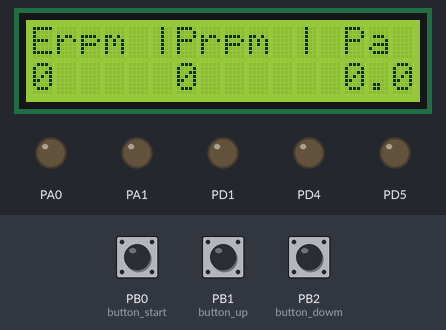
Bench run of a program on a simulated ATmega16, built with avr-gcc and emulated at 8 MHz. Shown: 16×2 character LCD, output pins drawn as LEDs (lit = HIGH). Wiring (inferred from the names in the program): character LCD (HD44780): RS PA2; E PA3; data PA4, PA5, PA6, PA7. The test bench sets the inputs (shaded band); at power-on: PB0 (button_start) HIGH, PB1 (button_up) HIGH, PB2 (button_dowm) HIGH. Pins used as bus, display or sensor lines are not drawn.

Above: at 1.2 s.
1.3 s: PB0 (button_start) pulled LOW for 0.15 s
At 2.2 s:
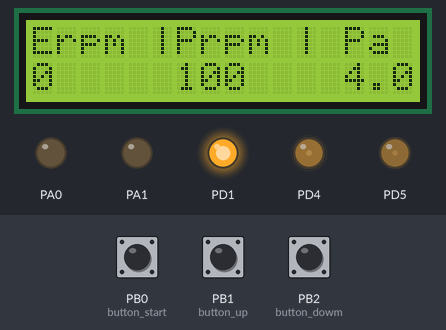
3.0 s: PB1 (button_up) pulled LOW for 0.15 s
At 4.3 s:
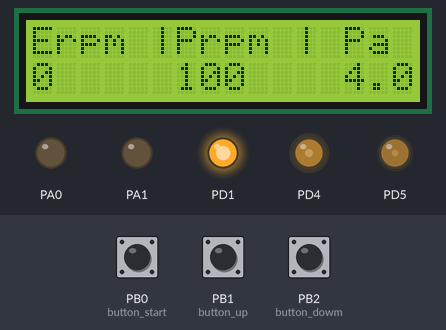
4.6 s: PB1 (button_up) pulled LOW for 1 s
At 6.8 s:
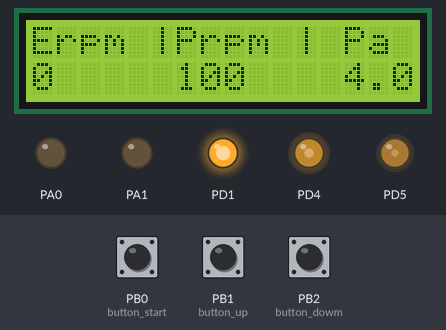
7.1 s: PB1 (button_up) pulled LOW for 0.15 s
At 7.7 s:
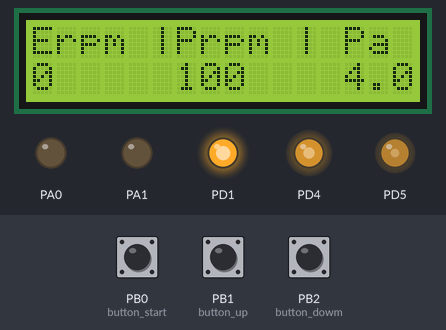
8.7 s: PB1 (button_up) pulled LOW for 3.2 s
At 13.0 s:
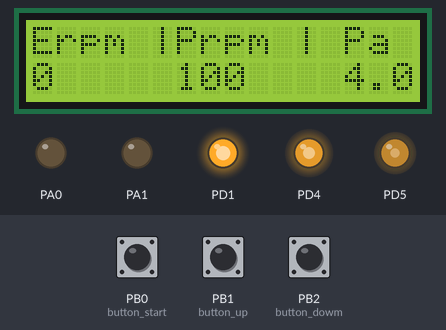
13.4 s: PB0 (button_start) pulled LOW for 1 s
At 14.9 s:
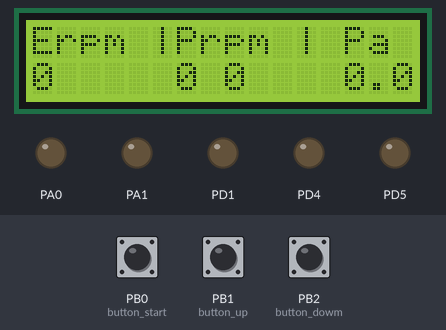
Timing chart, 0 to 16.4 s (numbered marks = the images above; inputs shaded):
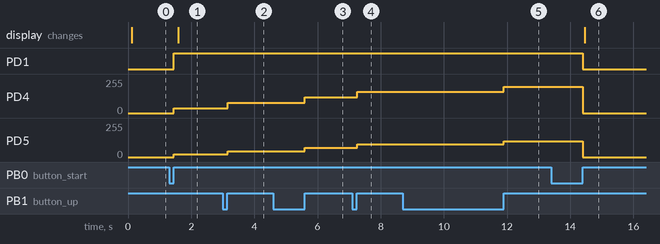

Measured:
- after the input at 1.3 s, PD1: LOW → HIGH after 0.15 s; PD4: 0/255 → 37/255 after 0.15 s; PD5: 0/255 → 20/255 after 0.15 s; the display: changes after 0.28 s (image 1)
- after the input at 3.0 s, PD4: 37/255 → 78/255 after 0.15 s; PD5: 20/255 → 45/255 after 0.15 s
- after the input at 4.6 s, PD4: 78/255 → 118/255 after 1.0 s; PD5: 45/255 → 69/255 after 1.0 s
- after the input at 7.1 s, PD4: 118/255 → 159/255 after 0.15 s; PD5: 69/255 → 94/255 after 0.15 s
- after the input at 8.7 s, PD4: 159/255 → 196/255 after 3.2 s; PD5: 94/255 → 118/255 after 3.2 s
- after the input at 13.4 s, PD1: HIGH → LOW after 1.0 s; PD4: 196/255 → 0/255 after 1.0 s; PD5: 118/255 → 0/255 after 1.0 s; the display: changes after 1.1 s (image 6)

The program:

main.c
```c
#define F_CPU 8000000UL
#include "main.h"
#include "stdio.h"
#include <avr/io.h>
#include <util/delay.h>
#include <avr/sfr_defs.h>
#include <avr/interrupt.h>
#include <math.h>
#include <stdbool.h>


unsigned long encoder = 0;
unsigned int PWM1 = 0;
unsigned int PWM2 = 0;
unsigned int CountT2 = 0, CountT0 = 0, Count_bt = 0;
unsigned int Temp1 = 1500;
unsigned int Temp2 = 2500;
char lcd[10];


// gia tri khoi diem
unsigned int V_init = 10;
unsigned int Prpm_init = 100;
float Pump_init = 5;
float P_init = 0;
unsigned int Gpm_lcd;
//
volatile float V = 0; // the tich cua bo dieu ap
unsigned int Rpm_new = 0; // toc do quay cua dong co tren giay
unsigned int  Rpm_cu = 0 ;
unsigned int  Rpm_tmp = 0 ;
unsigned int  Count_tmp = 0 ;
unsigned int  Erpm_new; // toc do quay cua dong co (extended rpm)
unsigned int  Erpm_old;
unsigned int Prpm = 0; // toc do quay cua may bom tren phut
bool direct;
volatile float Gpm; // luu luong tieu thu ga tren phut
volatile float Pump = 0.0; // luu luong bom ga tren phut
volatile float P = 0.0; // ap suat trong bo dieu ap
// he so tang giam

unsigned int Pump_rpc = 30;
unsigned int Pump_slc = 15;


void display_label(){
	LCD_Init();
	LCD_Clear();
	// hien thi len man hinh lcd
	LCD_String_xy(0, 0, "Erpm |");
	LCD_String_xy(0, 6, "Prpm |");
	LCD_String_xy(0, 13, "Pa |");
}

int rpm2erpm(unsigned int rpm)
{
	return (rpm * 3.6 * 2);
}
void Calculate_Gpm()
{
	if((Rpm_tmp != Rpm_new))
	{
		if (Rpm_new > 1)
		{
			Erpm_new = rpm2erpm(Rpm_new);
			Erpm_old = rpm2erpm(Rpm_cu);
			Gpm = (Gpm *Erpm_new) / (Erpm_old);
		}

	}

	Rpm_tmp = Rpm_new;
	Gpm_lcd = Gpm ;
	_delay_ms(3);
}

void pressure_balance()
{
	V += Pump;
	V -= Gpm;
	P = (P_init * V) / V_init; // ap suat moi thu duoc tinh theo cong thuc


	sprintf(lcd,"%d ",Erpm_new);
	LCD_String_xy(1, 0, lcd);

	sprintf(lcd,"%d ",Prpm);
	LCD_String_xy(1, 6, lcd);

	sprintf(lcd,"%2.1f ", P);
	LCD_String_xy(1, 13, lcd);

	//dieu chinh toc do bom sao cho dat yeu cau ve ap suat
	if (P < (P_init - 0.2)){   // 0.2 la nguong/phuong sai
		direct = false;
		Prpm += Pump_rpc;
		Pump = Prpm / 20;
	}
	if (P > (P_init + 0.2)){
		direct = true;
		Prpm -= Pump_rpc;
		// Pump -= (Pump_init/Prpm_init*Pump_rpc);
		Pump = Prpm / 20;
	}
	if (P == P_init){
		//
	}
	else{
		if (direct == false){
			Prpm += Pump_slc;
			// Pump -= (Pump_init/Prpm_init*Pump_slc);
			Pump = Prpm / 20;
		}
		else{
			Prpm -= Pump_slc;
			// Pump += (Pump_init/Prpm_init*Pump_slc);
			Pump = Prpm / 20;
		}
	}
}

int main(void)
{
	// Port LCD
	DDRA  |= (1<<PA7) | (1<<PA6) | (1<<PA5) | (1<<PA4) | (1<<PA3) | (1<<PA2) | (0<<PA1) | (0<<PA0);
	PORTA |= (0<<PA7) | (0<<PA6) | (0<<PA5) | (0<<PA4) | (0<<PA3) | (0<<PA2) | (0<<PA1) | (0<<PA0);

	// Port Button
	DDRB = 0x00; // PORTB là đầu ra
	PORTB = 0x00;

	// Port Motor DC
	DDRD |= (0<<PD7) | (0<<PD6) | (1<<PD5) | (1<<PD4) | (0<<PD3) | (0<<PD2) | (1<<PD1) | (0<<PD0);
	PORTD = 0x00;

	// Khai báo timer 0 mode normal chia 64 đếm 1ms
	TCCR0 = (1<<CS02) | (0<<CS01) | (1<<CS00);
	TCNT0 = 99;

	// Khai báo timer2 mode normal chia 64 đếm 1ms
	TCCR2 = (1<<CS22) | (0<<CS21) | (0<<CS20);
	TCNT2 = 130;

	// Khai báo fast PWM của timer 1 có chu kỳ mới sử dụng ICR1, chu kỳ 2ms
	TCCR1A |= (1<<COM1A1) | (1<<WGM11) | (0<<WGM10) | (1<<COM1B1);
	TCCR1B |= (1<<WGM13) | (1<<WGM12) | (1<<CS10);
	TCNT1H = 0x00;
	TCNT1L = 0x00;
	ICR1H = 0x3E;
	ICR1L = 0x7F;
	OCR1AH = 0x00;
	OCR1AL = 0x00;
	OCR1BH = 0x00;
	OCR1BL = 0x00;

	TIMSK = (1 << TOIE2) | (1 << TOIE0);
	MCUCR = (1<<ISC01) | (1<<ISC00);

	sei();

	display_label();
	V = V_init;

	while (1)
	{
		Calculate_Gpm();
		pressure_balance();
		_delay_ms(200);
	}

	return 0;
}


ISR(INT0_vect)
{
	/*if(PORTD == (1 << PIND1)){*/
		encoder ++;
		/*}*/


	}

	ISR (TIMER0_OVF_vect ){
		// dung encoder 200 xung bo chia 20ms

		if(CountT0 >= 40)
		{
			CountT0=0;
			Rpm_new = (float)encoder / (334.0 * 800.0) * 1000.0;
			if(Rpm_new > 0 )
			{
				Count_tmp ++;
				if (Count_tmp == 1)
				{
					Rpm_cu = Rpm_new;
					if (PORTD == (0 << PIND1))
					{
						Count_tmp = 0;
					}
					else Count_tmp = 2;
				}
			}
			encoder=0;
		}
		CountT0++;
		TCNT0=99;
	}


	ISR (TIMER2_OVF_vect)
	{
		if(CountT2 >=96)
		{
			CountT2=0;

			if(((PINB & (1 << button_up)) == 0) && (PORTD == (1 << PIND1)))
			{
				Speed_up(&PWM1, &PWM2, Temp1, Temp2);
				if(Rpm_new != 0)
				{
					Rpm_cu = Rpm_new ;
				}

			}

			else if(((PINB & (1 << button_dowm)) == 0) && (PORTD == (1 << PIND1)))
			{
				Speed_down(&PWM1, &PWM2, Temp1, Temp2);
				Rpm_cu = Rpm_new ;
			}

			else if((PINB & (1 << button_start)) == 0)
			{
				On_Off(&PWM1, &PWM2, Temp1, Temp2);
				if(PORTD == (0 << PIND1)){
					Gpm = 0;
					Pump = 0.0;
					Prpm = 0;
					P_init = 0;
				}
				else{
					Gpm = 5;
					Pump = 5.0;
					Prpm = 100;
					P_init = 4;
				}
			}

			_delay_ms(1);
			OCR1AH= PWM1 >>8 ;
			OCR1AL= PWM1 && 0xFF ;

			OCR1BH= PWM2 >>8 ;
			OCR1BL= PWM2 && 0xFF ;

		}
		CountT2++;
		TCNT2=130;

	}
```

button.c
```c
#include "button.h"

void Speed_up(unsigned int *PWM1, unsigned int *PWM2 ,unsigned int Temp1, unsigned int Temp2 )
{
	_delay_ms(5);
	if(((PINB & (1 << button_up)) == 0) && (PORTD == (1 << PIND1)))
	{
		while(((PINB & (1 << button_up)) == 0) && (PORTD == (1 << PIND1)));
		*PWM1 += Temp1;
		*PWM2 += Temp2;
		if(*PWM1>=9600) *PWM1 = 9600;
		if(*PWM2>=15999) *PWM2 = 15999;
	}
}

void Speed_down(unsigned int *PWM1, unsigned int *PWM2 ,unsigned int Temp1, unsigned int Temp2 )
{
	if(*PWM1 >= 2500)
	{
		_delay_ms(5);
		if(((PINB & (1 << button_dowm)) == 0) && (PORTD == (1 << PIND1)))
		{
			while(((PINB & (1 << button_dowm)) == 0) && (PORTD == (1 << PIND1)));
			*PWM1 -= Temp1;
			*PWM2 -= Temp2;
			if(*PWM1 <= 600) *PWM1 = 1500;
			if(*PWM2 <= 1000) *PWM2 = 2500;
		}
	}
	else
	{
		*PWM1 = Temp1;
		*PWM2 = Temp2;
	}
}

void On_Off(unsigned int *PWM1, unsigned int *PWM2 ,unsigned int Temp1, unsigned int Temp2)
{
	_delay_ms(5);
	if((PINB & (1 << button_start)) == 0)
	{
		while((PINB & (1 << button_start)) == 0);
		tbi(PORTD, 1);
		if(PORTD == (0 << PIND1)){

			*PWM1 = 0;
			*PWM2 = 0;

		}
		else
		{
			*PWM1 = Temp1; // on tang tu tu
			*PWM2 = Temp2;

		}
	}
}
```

button.h
```c
#ifndef BUTTON_H_
#define BUTTON_H_
#define F_CPU 8000000UL

#include <avr/io.h>
#include <util/delay.h>
#include "stdio.h"
#define tbi(port,bit) port ^= (1 << bit);
#define cbi(port,bit) port &= ~(1 << bit);
#define sbi(port,bit) port |= (1 << bit);
#define  button_start PB0
#define  button_up PB1
#define  button_dowm PB2

void Speed_up(unsigned int *PWM1, unsigned int *PWM2, unsigned int Temp1, unsigned int Temp2);
void Speed_down(unsigned int *PWM1, unsigned int *PWM2, unsigned int Temp1, unsigned int Temp2);
void On_Off(unsigned int *PWM1, unsigned int *PWM2, unsigned int Temp1, unsigned int Temp2);

#endif /* BUTTON_H_ */
```

main.h
```c
#ifndef MAIN_H_
#define MAIN_H_
#define F_CPU 8000000UL

#include <avr/io.h>
#include <util/delay.h>
#include "stdio.h"
#include "lcd.h"
#include "button.h"
#define tbi(port,bit) port ^= (1 << bit);
#define cbi(port,bit) port &= ~(1 << bit);
#define sbi(port,bit) port |= (1 << bit);
#endif /* MAIN_H_ */
```

lcd.c
```c
#include "lcd.h"

void LCD_Command( unsigned char cmnd )
{
	LCD_Port = (LCD_Port & 0x0F) | (cmnd & 0xF0);
	LCD_Port &= ~ (1<<RS);
	LCD_Port |= (1<<EN);
	_delay_us(1);
	LCD_Port &= ~ (1<<EN);

	_delay_us(100);

	LCD_Port = (LCD_Port & 0x0F) | (cmnd << 4);
	LCD_Port |= (1<<EN);
	_delay_us(1);
	LCD_Port &= ~ (1<<EN);
	_delay_ms(2);
}


void LCD_Char( unsigned char data )
{
	LCD_Port = (LCD_Port & 0x0F) | (data & 0xF0);
	LCD_Port |= (1<<RS);
	LCD_Port|= (1<<EN);
	_delay_us(1);
	LCD_Port &= ~ (1<<EN);

	_delay_us(100);

	LCD_Port = (LCD_Port & 0x0F) | (data << 4);
	LCD_Port |= (1<<EN);
	_delay_us(1);
	LCD_Port &= ~ (1<<EN);
	_delay_ms(2);
}

void LCD_Init (void)
{
	LCD_Dir = 0xFF;
	_delay_ms(20);

	LCD_Command(0x02);
	LCD_Command(0x28);
	LCD_Command(0x0c);
	LCD_Command(0x06);
	LCD_Command(0x01);
	_delay_ms(2);
}


void LCD_String (char *str)
{
	int i;
	for(i=0;str[i]!=0;i++)
	{
		LCD_Char (str[i]);
	}
}

void LCD_String_xy (char row, char pos, char *str)
{
	if (row == 0 && pos<16)
	LCD_Command((pos & 0x0F)|0x80);
	else if (row == 1 && pos<16)
	LCD_Command((pos & 0x0F)|0xC0);
	LCD_String(str);
}

void LCD_Clear()
{
	LCD_Command (0x01);
	_delay_ms(2);
	LCD_Command (0x80);
}
```

lcd.h
```c
#ifndef LCD_H_
#define LCD_H_
#define F_CPU 8000000UL

#include <avr/io.h>
#include <util/delay.h>
#include "stdio.h"
#define LCD_Dir DDRA
#define LCD_Port PORTA
#define RS PA2
#define EN PA3
#define tbi(port,bit) port ^= (1 << bit);
#define cbi(port,bit) port &= ~(1 << bit);
#define sbi(port,bit) port |= (1 << bit);


void LCD_Init (void);
void LCD_String (char *str);
void LCD_String_xy (char row, char pos, char *str);
void LCD_Clear();
#endif /* LCD_H_ */
```
